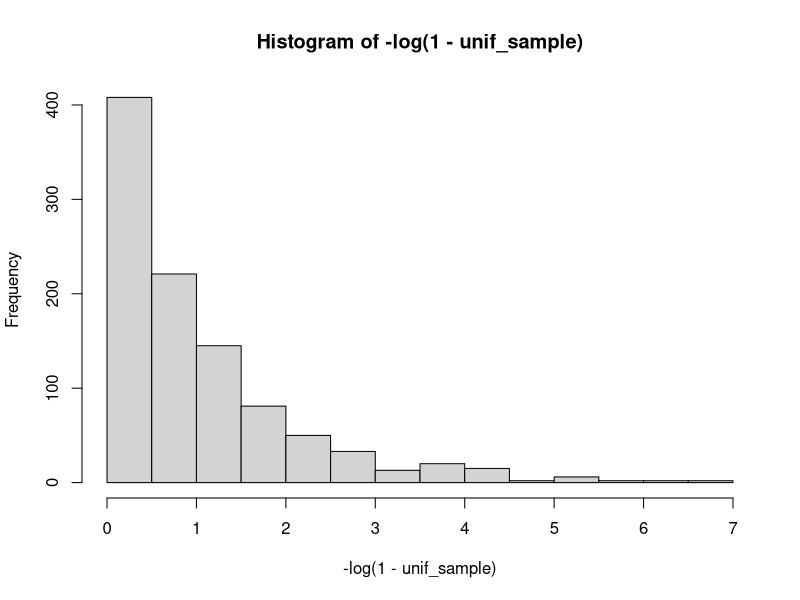
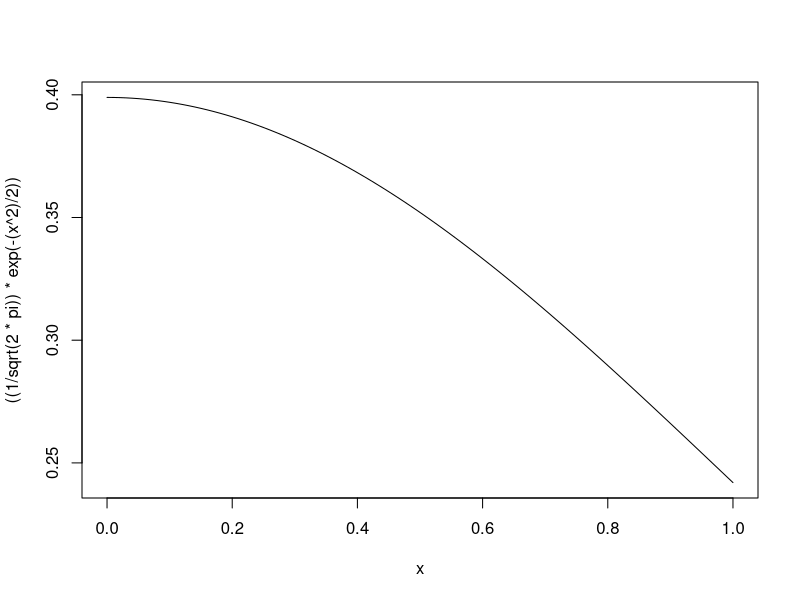
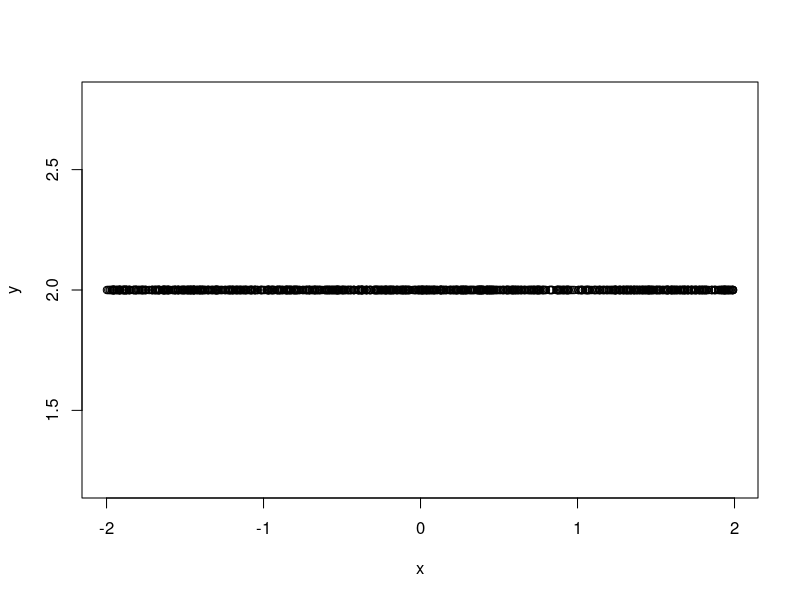

Source code (R) for these figures, in order: (Note: this script raises an error after producing the figures.)
unif_sample <- runif(1000)
hist(-log(1 - unif_sample))

pnorm(2) - pnorm(-2)

y <- runif(1000, min = 2, max = 2)
x <- runif(1000, min = -2, max = 2)
z <-  y <=(1/sqrt(2*pi))*exp(-(x^2)/2)
4*sum(z)
4*mean(z)
x[z]
curve(((1/sqrt(2*pi))*exp(-(x^2)/2)))
plot(x,y)


curve()











